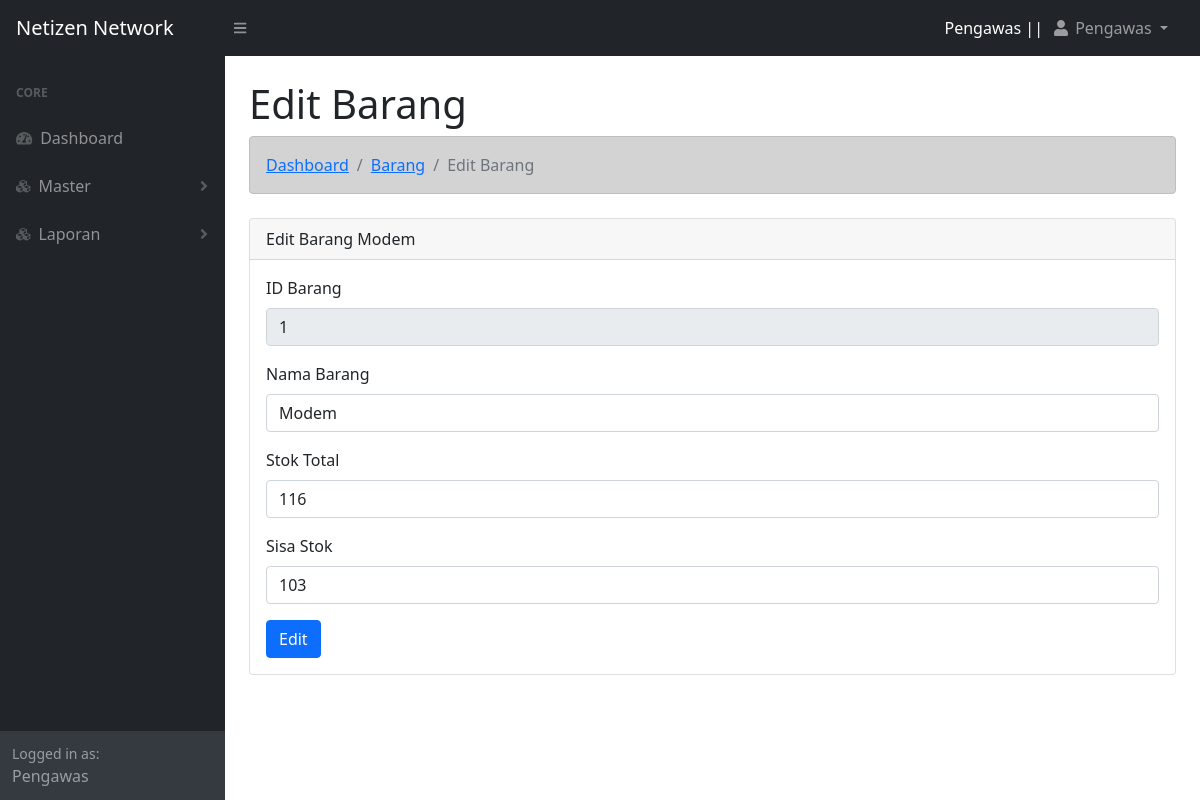
/operasional/edit_barang.php?id_barang=1 (signed in), run on the app's committed database.
### tables this page shows
CREATE TABLE `tbl_karyawan` (
  `id_karyawan` int(11) NOT NULL,
  `nik` varchar(15) NOT NULL,
  `nama_karyawan` varchar(50) NOT NULL,
  `jenis_kelamin` varchar(10) NOT NULL,
  `alamat` text NOT NULL
);

CREATE TABLE `tbl_user` (
  `id_user` int(11) NOT NULL,
  `nik` varchar(15) NOT NULL,
  `username` varchar(30) NOT NULL,
  `password` varchar(30) NOT NULL,
  `level` varchar(15) NOT NULL
);

CREATE TABLE `tbl_barang` (
  `id_barang` int(11) NOT NULL,
  `nama_barang` varchar(20) NOT NULL,
  `stok` int(5) NOT NULL,
  `sisa_stok` int(10) NOT NULL
);

### functions.php (called while the page is built, shortened)
<?php
$koneksi = mysqli_connect("localhost","root","","webmanagement");
function query($query){
    global $koneksi;
    $result = mysqli_query($koneksi, $query);
    $rows = [];
    while ($row = mysqli_fetch_assoc($result)){
        $rows[] = $row;
    }
    return $rows;
}
?>

### operasional/edit_barang.php (the view, shortened to what this page needs)
<?php
    $nik = $_SESSION["nik"];
    require '../functions.php';
    $barang = query("SELECT * from tbl_barang where id_barang = '$_GET[id_barang]'")[0];
?>
<!DOCTYPE html>
<html lang="en">
<head>
    <?php include "view/head.php";?>
</head>
<body class="sb-nav-fixed">
    <?php
        include "view/navbar.php";
        include "view/sidebar.php";
    ?>
    <div id="layoutSidenav_content">
        <main>
            <div class="container-fluid px-4">
                        <h1 class="mt-4">Edit Barang</h1>
                        <ol class="breadcrumb alert alert-dark mb-4">
                            <li class="breadcrumb-item"><a href="index.php"> Dashboard </a></li>
                            <li class="breadcrumb-item"><a href="lihat_stok.php"> Barang </a></li>
                            <li class="breadcrumb-item active"> Edit Barang</li>
                        </ol>
                        <div class="row">
                            <div class="col">
                                <div class="card">
                                    <div class="card-header">
                                        Edit Barang <?= $barang["nama_barang"];?>
                                    </div>
                                    <div class="card-body">
                                        <form action="" method="POST">
                                            <div class="mb-3">
                                                <label class="form-label" for="nik">ID Barang</label>
                                                <input class="form-control" type="text" name="id_barang" value="<?= $barang["id_barang"];?>" readonly>
                                            </div>
                                            <div class="mb-3">
                                                <label class="form-label" for="">Nama Barang</label>
                                                <input class="form-control" type="text" name="nama_barang" value="<?= $barang["nama_barang"];?>">
                                            </div>
                                            <div class="mb-3">
                                                <label class="form-label" for="">Stok Total</label>
                                                <input class="form-control" type="text" name="stok_total" value="<?= $barang["stok"];?>">
                                            </div>
                                            <div class="mb-3">
                                                <label class="form-label" for="">Sisa Stok</label>
                                                <input class="form-control" type="text" name="sisa_stok" value="<?= $barang["sisa_stok"];?>">
                                            </div>
                                            <button class="btn btn-primary" name="submit" type="submit">Edit </button>
                                        </form>
                                    </div>
                                </div>
                            </div>
                        </div>
                    </div>
        </main>
    </div>
</body>
</html>

### operasional/view/navbar.php (shortened to what this page needs)
<?php
$user = query("SELECT * from tbl_karyawan inner join tbl_user on tbl_karyawan.nik = tbl_user.nik where tbl_karyawan.nik = '$nik'")[0];
?>
<nav class="sb-topnav navbar navbar-expand navbar-dark bg-dark">
    <a class="navbar-brand ps-3" href="index.html">Netizen Network</a>
    <button class="btn btn-link btn-sm order-1 order-lg-0 me-4 me-lg-0" id="sidebarToggle" href="#!"><i class="fas fa-bars"></i></button>
    <ul class="navbar-nav ms-auto ms-md-0 me-3 me-lg-4">
        <li class="nav-item pt-2 text-white"><?= $user["level"];?> || </li>
        <li class="nav-item dropdown">
            <a class="nav-link dropdown-toggle" id="navbarDropdown" href="#" role="button" data-bs-toggle="dropdown" aria-expanded="false"><i class="fas fa-user fa-fw"></i> <?= $user["nama_karyawan"];?> </a>
        </li>
    </ul>
</nav>

### data on the page
tbl_karyawan: tbl_user.level "Pengawas", nama_karyawan "Pengawas"
tbl_barang: nama_barang "Modem", id_barang "1", stok_total "116", sisa_stok "103"

### other printed values
$level "Pengawas"
